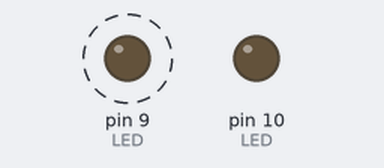
The sketch below on a simulated Arduino Uno, built with avr-gcc and run on an emulated ATmega328P. Parts: output pins drawn as LEDs (lit = HIGH). Dashed ring = blinking.

Above: at 0.2 s.
Timing chart, 0 to 3.0 s (numbered marks = the images above):
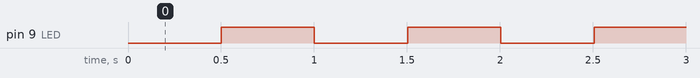

The sketch:

Class_1_-_1_first_blink.ino
```cpp
//Blink one LED at a set rate

// The first section is where we initialize variables we'll use in the code
int led1_output; //int is a 16 bit integer
long current_time; //long is a 32 bit integer
long prev_time;

void setup() {
  //in the setup we execute code that only needs to run one time when the device resets
  // Here we tell the pins we're using if they are input or outputs
  // https://www.arduino.cc/reference/en/language/functions/digital-io/pinmode/
  pinMode(5, INPUT_PULLUP); //for the button
  pinMode(9, OUTPUT); // LED
  pinMode(10, OUTPUT); // LED
}

void loop() {
  //the loop run continuously over and over as fast as it can

  //millis returns how many milliseconds have passed since the device reset
  // this value is stored in the variable "current_time" for the rest of this loop
  current_time = millis();

  //The "timing if"
  // when this statement is true the code inside the {} is executed
  if (current_time - prev_time > 500) {
    prev_time = current_time; //remember what time it was when this code was executed

    if (led1_output == 0) { //if it's 0 make it 1...
      led1_output = 1;
    }
    else { //...and visa versa
      led1_output = 0;
    }

    //print this value so we can see it in the serial monitor
    // tools>serial monitor on the magnifying glass icon in the top right
    Serial.println(led1_output);

    //send either a 1 or 0, 3.3V or 0V out of this pin
    digitalWrite(9,led1_output); //(pin number,value to send)

  } //"timing if" is over

} //loop is over so the code starts executing from the top again
```

Measured:
- by itself, pin 9 (LED): alternates HIGH for 0.50 s and LOW for 0.50 s
